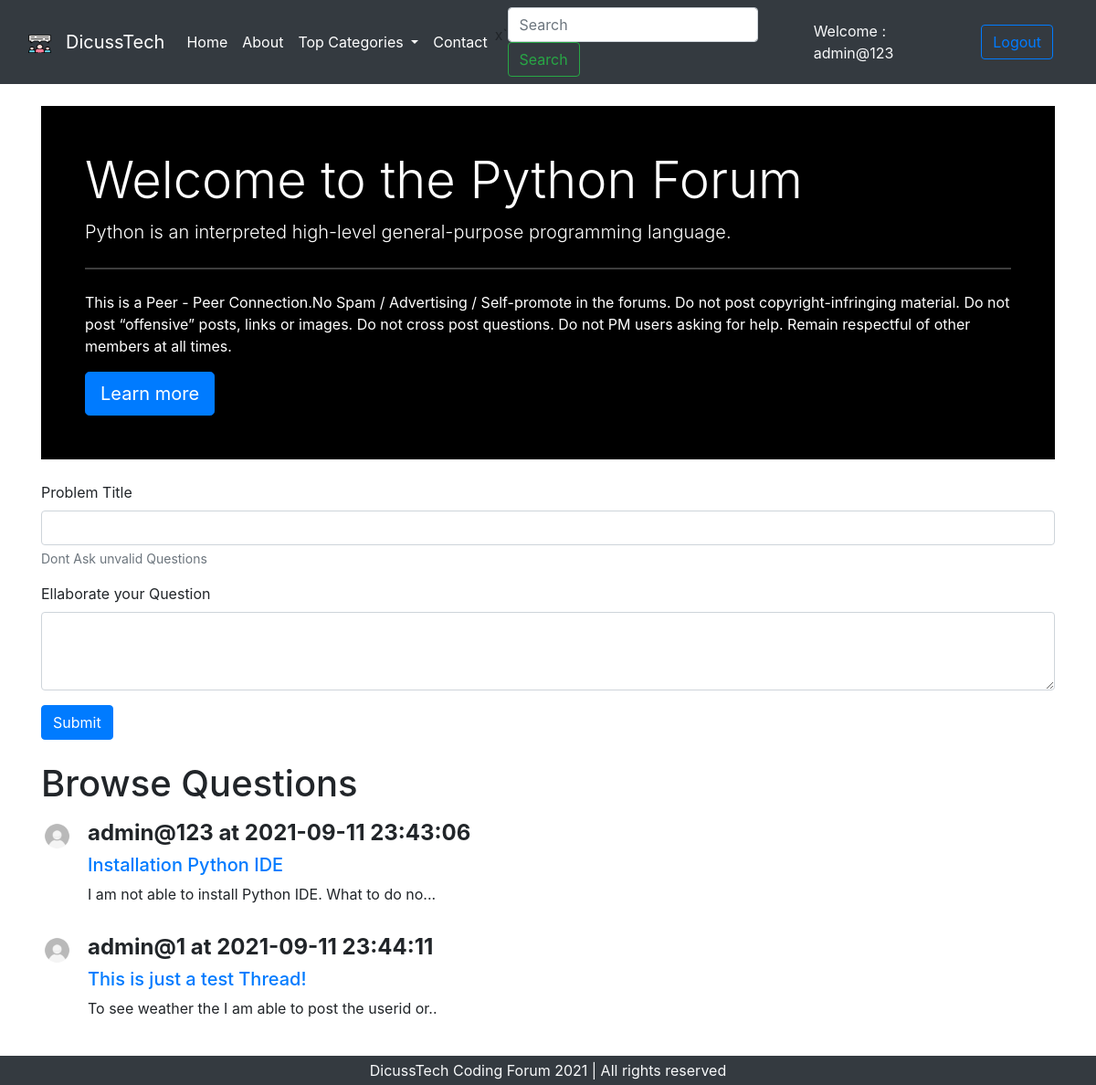
The app's page /question_list.php?catid=1 (signed in) with its own data.
### tables this page shows
CREATE TABLE `categories` (
  `categories_id` int(10) NOT NULL,
  `categories_name` text NOT NULL,
  `categories_description` text NOT NULL,
  `created_date` datetime NOT NULL DEFAULT current_timestamp()
);

CREATE TABLE `thread` (
  `thread_id` int(5) NOT NULL,
  `thread_title` varchar(255) NOT NULL,
  `thread_desc` text NOT NULL,
  `thread_cat_id` int(4) NOT NULL,
  `thread_user_id` int(4) NOT NULL,
  `timestamp` datetime NOT NULL DEFAULT current_timestamp()
);

CREATE TABLE `users` (
  `user_id` int(8) NOT NULL,
  `username` varchar(50) NOT NULL,
  `userpass` varchar(255) NOT NULL,
  `timestamp` datetime NOT NULL DEFAULT current_timestamp()
);

### question_list.php (the view, shortened to what this page needs)
<?php
include ("repeatedcode/_dbconnection.php");
?>
<!doctype html>
<html lang="en">
  <head>
    <link href="https://cdn.jsdelivr.net/npm/bootstrap@5.1.0/dist/css/bootstrap.min.css" rel="stylesheet">
    <link rel="stylesheet" href="https://maxcdn.bootstrapcdn.com/bootstrap/4.0.0/css/bootstrap.min.css">
  </head>
  <body>
    <?php include('repeatedcode/_header.php') ?>
    <?php
    $id = $_GET['catid'];
    $sql = "SELECT * FROM categories WHERE categories_id = $id";
    $result = $connection -> query($sql);
    while($categories_row = $result -> fetch_assoc()){
        $cat_name = $categories_row['categories_name'];
        $cat_description = $categories_row['categories_description'];
    }
    ?>
    <div class="container my-4">
        <div class="bg-black p-5 rounded-lg m-6" style="color:white;" >
            <strong><h1 class="display-4">Welcome to the <?php echo $cat_name ?> Forum</h1></strong>
            <p class="lead"><?php echo $cat_description ?></p>
            <hr class="my-4">
            <p>This is a Peer - Peer Connection.No Spam / Advertising / Self-promote in the forums. Do not post copyright-infringing material. Do not post “offensive” posts, links or images. Do not cross post questions. Do not PM users asking for help. Remain respectful of other members at all times.
</p>
            <a class="btn btn-primary btn-lg" href="#" role="button">Learn more</a>
        </div>
    </div>
<?php
if(isset($_SESSION['loggin']) && $_SESSION['loggin'] == true){
  echo '<div class="container">
        <form action="'.$_SERVER['REQUEST_URI'].'" method="post" >
          <div class="form-group">
            <label for="threadtitle">Problem Title</label>
            <input type="text" name="threadtitle" class="form-control" id="title">
            <small class="form-text text-muted">Dont Ask unvalid Questions</small>
          </div>
          <div class="form-group">
            <label for="threaddesc">Ellaborate your Question</label>
            <textarea class="form-control" id="exampleFormControlTextarea1" rows="3" name="threaddesc"></textarea>
          </div>
          <input type="hidden" name="user_id" value="'. $_SESSION['userid'] .'">
          <h1></h1>
          <button type="submit" class="btn btn-primary">Submit</button>
        </form>
      </div>';
}
else{
  echo '<div class="container">
        <h3>Please Signup to our website in order to Ask a Question</h3>
      </div>';
}
?>
    <div class="container my-4">
      <h1>Browse Questions</h1>
      <?php
        $id = $_GET['catid'];
        $sql = "SELECT * FROM thread WHERE thread_cat_id = $id";
        $result = $connection -> query($sql);
        while($categories_row = $result -> fetch_assoc()){
            $id_for_thread = $categories_row['thread_id'];
            $thread_name = $categories_row['thread_title'];
            $thread_desc = $categories_row['thread_desc'];
            $thread_cat_user_id = $categories_row['thread_user_id'];
            $creation_time = $categories_row['timestamp'];
            $fetchuser = "SELECT username FROM users WHERE user_id = $thread_cat_user_id";
            $fetchuser_result = mysqli_query($connection, $fetchuser);
            $fetchuser_row = mysqli_fetch_assoc($fetchuser_result);
            echo '<div class="media my-3">
                    <img class="mr-3" src="aesthetics/default_user.jpg" width="35px" alt="Generic placeholder image">
                    <div class="media-body">
                      <h4><b>'. $fetchuser_row['username']  .' at '. $creation_time .'</b></h4>
                      <a href="threads.php?threadid=' . $id_for_thread . '"><h5 class="mt-0">'. $thread_name .'</h5></a>
                      <p>'. $thread_desc .'</p>
                    </div>
                  </div>';
        }
      ?>
    </div>
    <?php include('repeatedcode/_footer.php') ?>
  </body>
</html>

### records on screen
categories: categories_name "Python", categories_description "Python is an interpreted high-level general-purpose programming language."
thread: users.username "admin@123", timestamp "2021-09-11 23:43:06", thread_title "Installation Python IDE", thread_desc "I am not able to install Python IDE. What to do no..."
thread: users.username "admin@1", timestamp "2021-09-11 23:44:11", thread_title "This is just a test Thread!", thread_desc "To see weather the I am able to post the userid or.."

### other values on screen
$_SESSION['username'] "admin@123"
